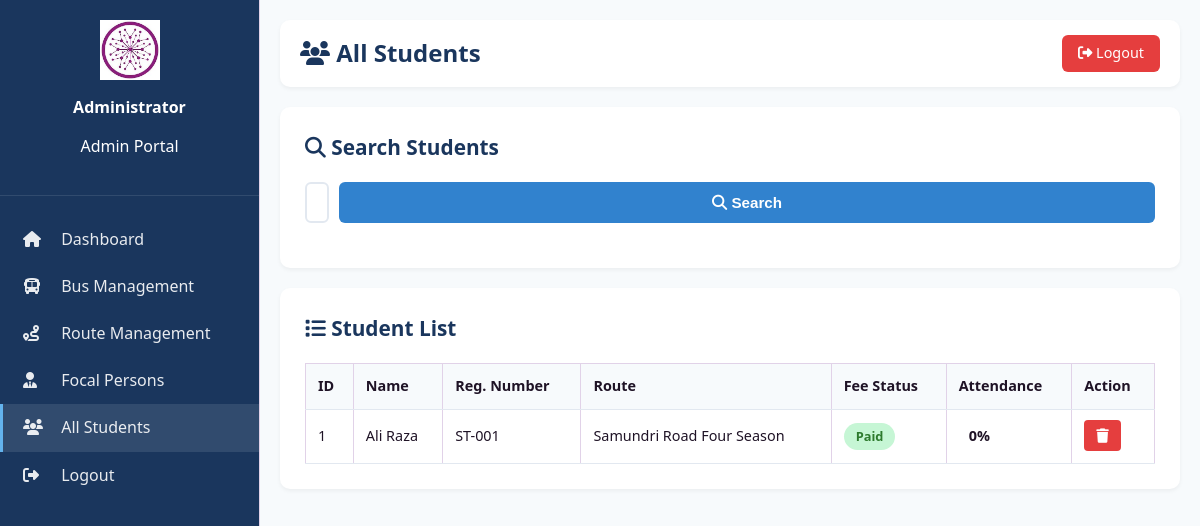
The page /backend/admin/students.php (signed in) on the database its author committed.
### tables this page shows
CREATE TABLE students (
    student_id INT AUTO_INCREMENT PRIMARY KEY,
    name VARCHAR(100) NOT NULL,
    student_reg_no VARCHAR(50) UNIQUE,
    route_id INT,
    user_id INT UNIQUE,
    fee_status ENUM('Paid', 'Unpaid', 'Pending') DEFAULT 'Unpaid',
    fee_amount DECIMAL(10, 2) DEFAULT 0,
    last_payment_date DATE,
    created_at TIMESTAMP DEFAULT CURRENT_TIMESTAMP,
    updated_at TIMESTAMP DEFAULT CURRENT_TIMESTAMP ON UPDATE CURRENT_TIMESTAMP,
    FOREIGN KEY (route_id) REFERENCES routes(route_id) ON DELETE SET NULL,
    FOREIGN KEY (user_id) REFERENCES users(id) ON DELETE CASCADE
);

CREATE TABLE routes (
    route_id INT AUTO_INCREMENT PRIMARY KEY,
    route_name VARCHAR(100) NOT NULL,
    book_no INT,
    catalog_title VARCHAR(200),
    yearly_fare VARCHAR(50),
    academic_year VARCHAR(20),
    created_at TIMESTAMP DEFAULT CURRENT_TIMESTAMP
);

### backend/admin/students.php (the view, shortened to what this page needs)
<?php
require_once '../connection.php';
$search = $_GET['search'] ?? '';
if (!empty($search)) {
    $sql = "SELECT s.*, r.route_name,
            (SELECT COUNT(*) FROM attendance WHERE student_id = s.student_id AND status = 'Present') as present_count,
            (SELECT COUNT(*) FROM attendance WHERE student_id = s.student_id) as total_attendance
            FROM students s
            LEFT JOIN routes r ON s.route_id = r.route_id
            WHERE s.name LIKE ? OR s.student_reg_no LIKE ?
            ORDER BY s.student_id DESC";
    $stmt = $conn->prepare($sql);
    $search_param = "%{$search}%";
    $stmt->bind_param("ss", $search_param, $search_param);
    $stmt->execute();
    $students = $stmt->get_result();
} else {
    $sql = "SELECT s.*, r.route_name,
            (SELECT COUNT(*) FROM attendance WHERE student_id = s.student_id AND status = 'Present') as present_count,
            (SELECT COUNT(*) FROM attendance WHERE student_id = s.student_id) as total_attendance
            FROM students s
            LEFT JOIN routes r ON s.route_id = r.route_id
            ORDER BY s.student_id DESC";
    $students = $conn->query($sql);
}
?>
<!DOCTYPE html>
<html lang="en">
<head>
    <link rel="stylesheet" href="../../style.css">
    <link rel="stylesheet" href="https://cdnjs.cloudflare.com/ajax/libs/font-awesome/6.4.0/css/all.min.css">
</head>
<body>
    <div class="dashboard-container">
        <aside class="sidebar">
            <div class="sidebar-header">
                <img src="../../download.jfif" alt="Logo">
                <h3>Administrator</h3>
                <p>Admin Portal</p>
            </div>
            <ul class="nav-menu">
                <li><a href="dashboard.php"><i class="fas fa-home"></i> Dashboard</a></li>
                <li><a href="buses.php"><i class="fas fa-bus"></i> Bus Management</a></li>
                <li><a href="routes.php"><i class="fas fa-route"></i> Route Management</a></li>
                <li><a href="focals.php"><i class="fas fa-user-tie"></i> Focal Persons</a></li>
                <li><a href="students.php" class="active"><i class="fas fa-users"></i> All Students</a></li>
                <li><a href="../logout.php"><i class="fas fa-sign-out-alt"></i> Logout</a></li>
            </ul>
        </aside>
        <main class="main-content">
            <div class="top-bar">
                <h1><i class="fas fa-users"></i> All Students</h1>
                <a href="../logout.php" class="btn-logout"><i class="fas fa-sign-out-alt"></i> Logout</a>
            </div>
            <div class="content-card">
                <h2><i class="fas fa-search"></i> Search Students</h2>
                <form method="GET" action="" class="search-bar">
                    <input type="text" name="search" placeholder="Search by name or registration number..." value="<?php echo htmlspecialchars($search); ?>">
                    <button type="submit" class="btn-search"><i class="fas fa-search"></i> Search</button>
                </form>
            </div>
            <div class="content-card">
                <h2><i class="fas fa-list"></i> Student List</h2>
                <?php if ($students->num_rows > 0): ?>
                    <table class="data-table">
                        <thead>
                            <tr>
                                <th>ID</th>
                                <th>Name</th>
                                <th>Reg. Number</th>
                                <th>Route</th>
                                <th>Fee Status</th>
                                <th>Attendance</th>
                                <th>Action</th>
                            </tr>
                        </thead>
                        <tbody>
                            <?php while ($student = $students->fetch_assoc()):
                                $attendance_rate = $student['total_attendance'] > 0
                                    ? round(($student['present_count'] / $student['total_attendance']) * 100, 1)
                                    : 0;
                            ?>
                                <tr>
                                    <td><?php echo $student['student_id']; ?></td>
                                    <td><?php echo htmlspecialchars($student['name']); ?></td>
                                    <td><?php echo htmlspecialchars($student['student_reg_no'] ?? 'N/A'); ?></td>
                                    <td><?php echo htmlspecialchars($student['route_name'] ?? 'Not Assigned'); ?></td>
                                    <td><span class="status-badge status-<?php echo strtolower($student['fee_status']); ?>"><?php echo $student['fee_status']; ?></span></td>
                                    <td><span class="attendance-rate"><?php echo $attendance_rate; ?>%</span></td>
                                    <td>
                                        <a href="?cancel=<?php echo $student['student_id']; ?>" class="btn-delete" onclick="return confirm('Cancel this registration?')"><i class="fas fa-trash"></i></a>
                                    </td>
                                </tr>
                            <?php endwhile; ?>
                        </tbody>
                    </table>
                <?php else: ?>
                    <p style="text-align: center; color: #718096; padding: 40px;">No students found.</p>
                <?php endif; ?>
            </div>
        </main>
    </div>
</body>
</html>

### style.css (style rules this page uses)
:root { --purple-900: #3e0d48; --purple-800: #5a1768; --purple-700: #6f1f7d; --purple-500: #8b2d99; --purple-300: #b568bf; --bg: #f4eff8; --text: #1f1326; --danger: #a10e5a; --ok: #6f1f7d; --card: #ffffff; --border: #e1d2e8; --success: #2d7a2d; --warning: #d4a017; --info: #2c5aa0; }
* { box-sizing: border-box; }
body { margin: 0; font-family: "Segoe UI", Tahoma, Geneva, Verdana, sans-serif; color: var(--text); background: var(--bg); line-height: 1.45; -webkit-font-smoothing: antialiased; -moz-osx-font-smoothing: grayscale; }
input, select, button, textarea { width: 100%; border-radius: 10px; border: 1px solid var(--border); padding: 0.7rem 0.8rem; font-size: 0.95rem; }
button { cursor: pointer; border: none; font-weight: 700; transition: all 0.2s ease; }
.sidebar { background: #fff; border-right: 1px solid var(--border); padding: 1rem 0.8rem; }
table { width: 100%; border-collapse: collapse; overflow: hidden; }
th, td { text-align: left; padding: 0.62rem 0.55rem; border: 1px solid var(--border); font-size: 0.9rem; }
th { background: rgba(139, 45, 153, 0.1); }
.status-paid { color: var(--success); font-weight: 600; }
.status-badge { padding: 0.5rem 1rem; border-radius: 20px; font-size: 0.85rem; font-weight: 600; display: inline-block; }
.status-paid { color: var(--success) !important; font-weight: 600; }

### backend/admin/students.php (style rules this page uses)
.dashboard-container { display: flex; min-height: 100vh; }
.sidebar { width: 260px; background: #1a365d; color: white; padding: 20px 0; position: fixed; height: 100vh; overflow-y: auto; }
.sidebar-header { padding: 0 20px 20px; border-bottom: 1px solid rgba(255,255,255,0.1); text-align: center; }
.sidebar-header img { width: 60px; margin-bottom: 10px; }
.sidebar-header h3 { font-size: 1rem; margin: 0; }
.nav-menu { list-style: none; padding: 20px 0; margin: 0; }
.nav-menu a { display: block; padding: 12px 20px; color: rgba(255,255,255,0.9); text-decoration: none; transition: all 0.3s; border-left: 3px solid transparent; }
.nav-menu a:hover, .nav-menu a.active { background: rgba(255,255,255,0.1); border-left-color: #63b3ed; }
.nav-menu i { width: 24px; margin-right: 10px; }
.main-content { flex: 1; margin-left: 260px; padding: 20px; background: #f7fafc; min-height: 100vh; }
.top-bar { display: flex; justify-content: space-between; align-items: center; padding: 15px 20px; background: white; border-radius: 10px; margin-bottom: 20px; box-shadow: 0 2px 4px rgba(0,0,0,0.05); }
.top-bar h1 { margin: 0; font-size: 1.5rem; color: #1a365d; }
.btn-logout { padding: 8px 16px; background: #e53e3e; color: white; border: none; border-radius: 6px; cursor: pointer; text-decoration: none; font-size: 0.9rem; }
.content-card { background: white; border-radius: 10px; padding: 25px; box-shadow: 0 2px 4px rgba(0,0,0,0.05); margin-bottom: 20px; }
.content-card h2 { margin: 0 0 20px; color: #1a365d; font-size: 1.3rem; }
.search-bar { display: flex; gap: 10px; margin-bottom: 20px; }
.search-bar input { flex: 1; padding: 10px; border: 2px solid #e2e8f0; border-radius: 6px; }
.btn-search { padding: 10px 20px; background: #3182ce; color: white; border: none; border-radius: 6px; cursor: pointer; }
.btn-delete { padding: 6px 12px; background: #e53e3e; color: white; border: none; border-radius: 4px; cursor: pointer; }
.data-table { width: 100%; border-collapse: collapse; }
.data-table th, .data-table td { padding: 12px; text-align: left; border-bottom: 1px solid #e2e8f0; }
.data-table th { background: #f7fafc; font-weight: 600; }
.status-badge { padding: 4px 12px; border-radius: 20px; font-size: 0.8rem; font-weight: 600; }
.status-paid { background: #c6f6d5; color: #22543d; }
.attendance-rate { display: inline-block; padding: 4px 10px; border-radius: 4px; font-weight: 600; }

### rows shown on the page
students: student_id "1", name "Ali Raza", student_reg_no "ST-001", route.route_name "Samundri Road Four Season", fee_status "Paid", attendance_rate "0"
